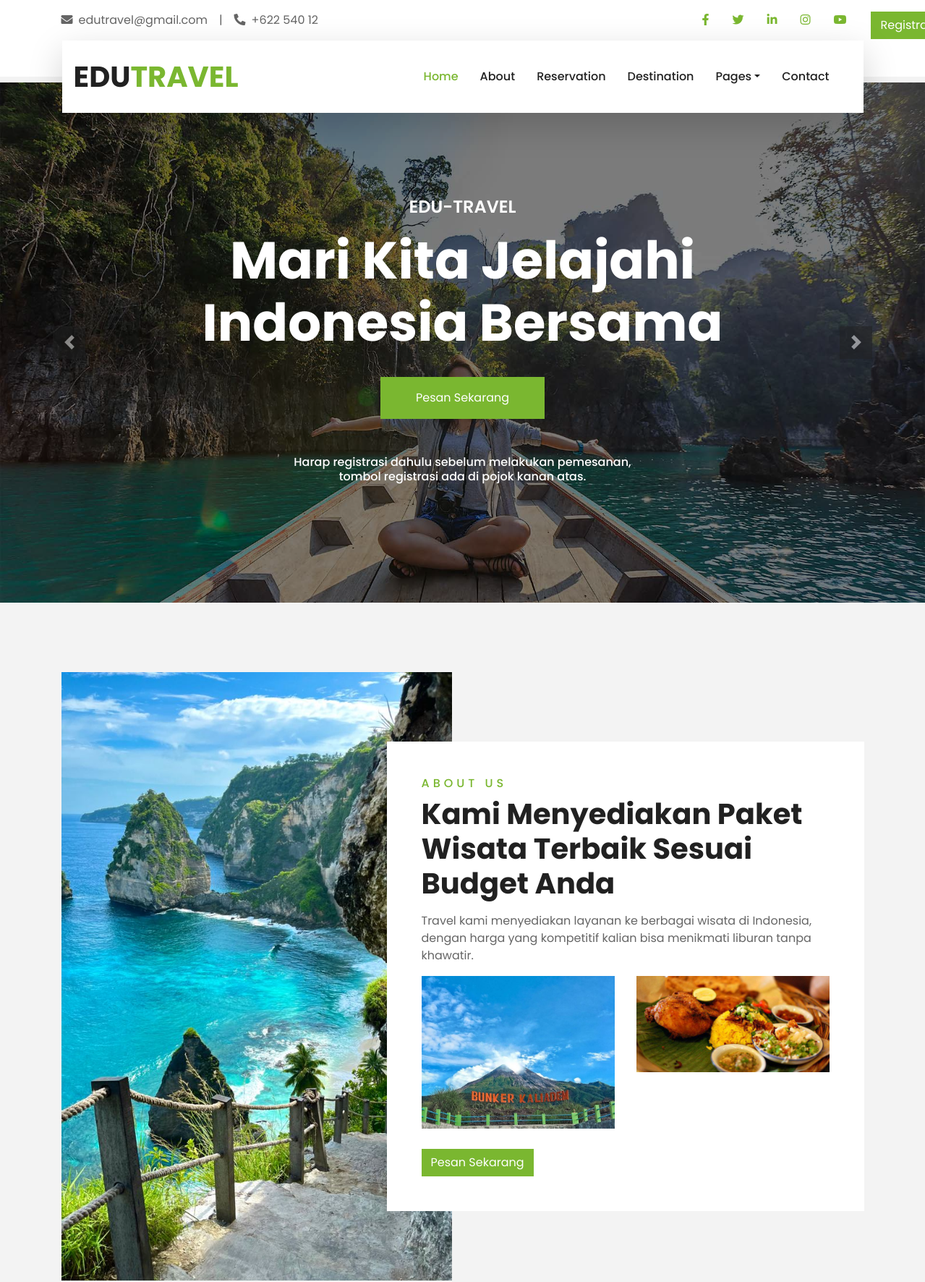
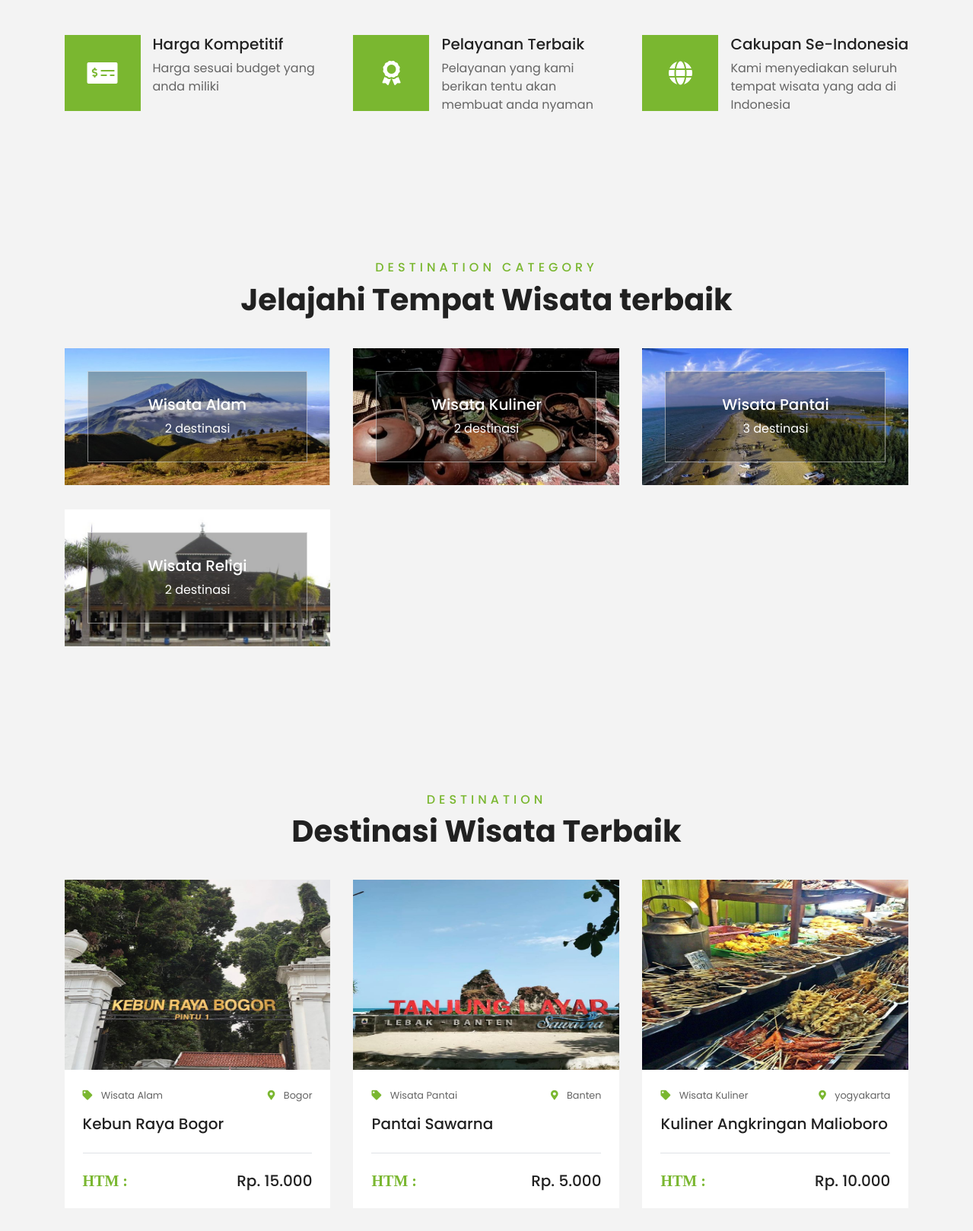
Page /travelling/main_page/index.php (upper part) on the committed database (2 pictures, top to bottom).
### tables this page shows
CREATE TABLE `destinasi` (
  `id_destinasi` int(11) NOT NULL,
  `nama_destinasi` varchar(100) NOT NULL,
  `gambar` text NOT NULL,
  `lokasi` varchar(250) NOT NULL,
  `harga` decimal(10,2) NOT NULL,
  `deskripsi` varchar(500) NOT NULL,
  `id_kategori` int(11) NOT NULL
);

CREATE TABLE `kategori` (
  `id_kategori` int(11) NOT NULL,
  `nama_kategori` varchar(100) NOT NULL,
  `gambar_kategori` text NOT NULL
);

### travelling/main_page/index.php (the view, shortened to what this page needs)
<!DOCTYPE html>
<html lang="en">
<head>
    <link href="https://cdnjs.cloudflare.com/ajax/libs/font-awesome/5.10.0/css/all.min.css" rel="stylesheet">
    <link href="lib/owlcarousel/assets/owl.carousel.min.css" rel="stylesheet">
    <link href="lib/tempusdominus/css/tempusdominus-bootstrap-4.min.css" rel="stylesheet" />
    <link href="css/style.css" rel="stylesheet">
</head>
<body>
    <div class="container-fluid bg-light d-none d-lg-block pt-3">
        <div class="container">
            <div class="row">
                <div class="col-lg-6 text-center text-lg-left mb-2 mb-lg-0">
                    <div class="d-inline-flex align-items-center">
                        <p><i class="fa fa-envelope mr-2"></i>edutravel@gmail.com</p>
                        <p class="text-body px-3">|</p>
                        <p><i class="fa fa-phone-alt mr-2"></i>+622 540 12</p>
                    </div>
                </div>
                <div class="col-lg-4 text-lg-right">
                    <div class="d-inline-flex" style="margin-left: 300px">
                        <a class="text-primary px-3" href="https://www.facebook.com">
                            <i class="fab fa-facebook-f"></i>
                        </a>
                        <a class="text-primary px-3" href="https://www.twitter.com">
                            <i class="fab fa-twitter"></i>
                        </a>
                        <a class="text-primary px-3" href="https://www.linkedin.com">
                            <i class="fab fa-linkedin-in"></i>
                        </a>
                        <a class="text-primary px-3" href="https://www.instagram.com">
                            <i class="fab fa-instagram"></i>
                        </a>
                        <a class="text-primary pl-3" href="https://www.youtube.com">
                            <i class="fab fa-youtube"></i>
                        </a>
                    </div>
                </div>
                <div class="col-2">
                    <div class="registrasi" style="margin-left: 170px">
                        <a href="registrasi.php" class="btn btn-primary">Registrasi</a>
                    </div>
                </div>
            </div>
        </div>
    </div>
    <div class="container-fluid position-relative nav-bar p-0">
        <div class="container-lg position-relative p-0 px-lg-3" style="z-index: 9;">
            <nav class="navbar navbar-expand-lg bg-light navbar-light shadow-lg">
                <a href="" class="navbar-brand">
                    <h1 class="m-0 text-primary"><span class="text-dark">EDU</span>TRAVEL</h1>
                </a>
                <div class="collapse navbar-collapse justify-content-between px-3" id="navbarCollapse">
                    <div class="navbar-nav ml-auto py-0">
                        <a href="index.php" class="nav-item nav-link active">Home</a>
                        <a href="about.php" class="nav-item nav-link">About</a>
                        <a href="reservation.php" class="nav-item nav-link">Reservation</a>
                        <a href="destination.php" class="nav-item nav-link">Destination</a>
                        <div class="nav-item dropdown">
                            <a href="#" class="nav-link dropdown-toggle" data-toggle="dropdown">Pages</a>
                        </div>
                        <a href="contact.php" class="nav-item nav-link">Contact</a>
                    </div>
                </div>
            </nav>
        </div>
    </div>
    <div class="container-fluid p-0">
        <div id="header-carousel" class="carousel slide" data-ride="carousel">
            <div class="carousel-inner">
                <div class="carousel-item active">
                    <img class="w-100" src="img/carousel-1.jpg" alt="Image">
                    <div class="carousel-caption d-flex flex-column align-items-center justify-content-center">
                        <div class="p-3" style="max-width: 900px;">
                            <h4 class="text-white text-uppercase mb-md-3">Edu-Travel</h4>
                            <h1 class="display-3 text-white mb-md-4">Mari Kita Jelajahi Indonesia Bersama</h1>
                            <a href="reservation.php" class="btn btn-primary py-md-3 px-md-5 mt-2">Pesan Sekarang</a>
                            <h6 style="color: white; margin-top: 50px;">Harap registrasi dahulu sebelum melakukan pemesanan,<br>tombol registrasi ada di pojok kanan atas.</h6>
                        </div>
                    </div>
                </div>
            </div>
            <a class="carousel-control-prev" href="#header-carousel" data-slide="prev">
                <div class="btn btn-dark" style="width: 45px; height: 45px;">
                    <span class="carousel-control-prev-icon mb-n2"></span>
                </div>
            </a>
            <a class="carousel-control-next" href="#header-carousel" data-slide="next">
                <div class="btn btn-dark" style="width: 45px; height: 45px;">
                    <span class="carousel-control-next-icon mb-n2"></span>
                </div>
            </a>
        </div>
    </div>
    <div class="container-fluid py-5">
        <div class="container pt-5">
            <div class="row">
                <div class="col-lg-6" style="min-height: 500px;">
                    <div class="position-relative h-100">
                        <img class="position-absolute w-100 h-100" src="img/dm.jpeg" style="object-fit: cover;">
                    </div>
                </div>
                <div class="col-lg-6 pt-5 pb-lg-5">
                    <div class="about-text bg-white p-4 p-lg-5 my-lg-5">
                        <h6 class="text-primary text-uppercase" style="letter-spacing: 5px;">About Us</h6>
                        <h1 class="mb-3">
                            Kami Menyediakan Paket Wisata Terbaik Sesuai Budget Anda</h1>
                        <p>Travel kami menyediakan layanan ke berbagai wisata di Indonesia, dengan harga yang kompetitif
                            kalian bisa menikmati liburan tanpa khawatir.</p>
                        <div class="row mb-4">
                            <div class="col-6">
                                <img class="img-fluid" src="img/mr.jpeg" alt="">
                            </div>
                            <div class="col-6">
                                <img class="img-fluid" src="img/klnr.jpeg" alt="">
                            </div>
                        </div>
                        <a href="reservation.php" class="btn btn-primary mt-1">Pesan Sekarang</a>
                    </div>
                </div>
            </div>
        </div>
    </div>
    <div class="container-fluid pb-5">
        <div class="container pb-5">
            <div class="row">
                <div class="col-md-4">
                    <div class="d-flex mb-4 mb-lg-0">
                        <div class="d-flex flex-shrink-0 align-items-center justify-content-center bg-primary mr-3"
                            style="height: 100px; width: 100px;">
                            <i class="fa fa-2x fa-money-check-alt text-white"></i>
                        </div>
                        <div class="d-flex flex-column">
                            <h5 class="">Harga Kompetitif</h5>
                            <p class="m-0">Harga sesuai budget yang anda miliki</p>
                        </div>
                    </div>
                </div>
                <div class="col-md-4">
                    <div class="d-flex mb-4 mb-lg-0">
                        <div class="d-flex flex-shrink-0 align-items-center justify-content-center bg-primary mr-3"
                            style="height: 100px; width: 100px;">
                            <i class="fa fa-2x fa-award text-white"></i>
                        </div>
                        <div class="d-flex flex-column">
                            <h5 class="">Pelayanan Terbaik</h5>
                            <p class="m-0">Pelayanan yang kami berikan tentu akan membuat anda nyaman</p>
                        </div>
                    </div>
                </div>
                <div class="col-md-4">
                    <div class="d-flex mb-4 mb-lg-0">
                        <div class="d-flex flex-shrink-0 align-items-center justify-content-center bg-primary mr-3"
                            style="height: 100px; width: 100px;">
                            <i class="fa fa-2x fa-globe text-white"></i>
                        </div>
                        <div class="d-flex flex-column">
                            <h5 class="">Cakupan Se-Indonesia</h5>
                            <p class="m-0">Kami menyediakan seluruh tempat wisata yang ada di Indonesia</p>
                        </div>
                    </div>
                </div>
            </div>
        </div>
    </div>
    <div class="container-fluid py-5">
        <div class="container pt-5 pb-3">
            <div class="text-center mb-3 pb-3">
                <h6 class="text-primary text-uppercase" style="letter-spacing: 5px;">Destination Category</h6>
                <h1>Jelajahi Tempat Wisata terbaik</h1>
            </div>
            <div class="row">
                <?php
                include '../koneksi.php';
                $query = mysqli_query($koneksi, "SELECT *, COUNT(d.id_kategori) as jumlah FROM `kategori` as k JOIN `destinasi` as d ON k.id_kategori=d.id_kategori where k.id_kategori=k.id_kategori GROUP BY d.id_kategori;");
                ?>
                <?php
                if (mysqli_num_rows($query) > 0) {
                    while ($data = mysqli_fetch_array($query)) {
                        ?>
                        <div class="col-lg-4 col-md-6 mb-4">
                            <div class="destination-item position-relative overflow-hidden mb-2">
                                <img class="img-fluid" src="<?php echo $data["gambar_kategori"] ?>"
                                    style="width:500px; height: 180px;">
                                <a class="destination-overlay text-white text-decoration-none"
                                    href="detail_kategori.php?id_kategori=<?php echo $data["id_kategori"] ?>">
                                    <h5 class="text-white"></i>
                                        <?php echo $data["nama_kategori"] ?>
                                    </h5>
                                    <span>
                                        <?php echo $data["jumlah"] ?> destinasi
                                    </span>
                                </a>
                            </div>
                        </div>
                    <?php } ?>
                <?php } ?>
            </div>
        </div>
    </div>
    <div class="container-fluid py-5">
        <div class="container pt-5 pb-3">
            <div class="text-center mb-3 pb-3">
                <h6 class="text-primary text-uppercase" style="letter-spacing: 5px;">Destination</h6>
                <h1>Destinasi Wisata Terbaik</h1>
            </div>
            <div class="row">
                <?php
                include '../koneksi.php';
                $query = mysqli_query($koneksi, "SELECT * FROM `destinasi` as d JOIN `kategori` as k ON d.id_kategori=k.id_kategori where id_destinasi=id_destinasi;");
                ?>
                <?php
                if (mysqli_num_rows($query) > 0) {
                    while ($data = mysqli_fetch_array($query)) {
                        ?>
                        <div class="col-lg-4 col-md-6 mb-4">
                            <div class="package-item bg-white mb-2">
                                <img class="img-fluid" src="<?php echo $data["gambar"] ?>" style="width:350px; height:250px;">
                                <div class="p-4">
                                    <div class="d-flex justify-content-between mb-3">
                                        <small class="m-0"><i class="fas fa-tag text-primary mr-2"></i>
                                            <?php echo $data["nama_kategori"] ?>
                                        </small>
                                        <small class="m-0"><i class="fa fa-map-marker-alt text-primary mr-2"></i>
                                            <?php echo $data["lokasi"] ?>
                                        </small>
                                    </div>
                                    <a class="h5 text-decoration-none"
                                        href="detail_destination.php?id_destinasi=<?php echo $data["id_destinasi"] ?>">
                                        <?php echo $data["nama_destinasi"] ?>
                                    </a>
                                    <div class="border-top mt-4 pt-4">
                                        <div class="d-flex justify-content-between">
                                            <h5 class="m-0"><i class="fas text-primary mr-2"> HTM :</i></h5>
                                            <h5 class="m-0">
                                                <?php echo "Rp. " . number_format($data["harga"], 0, ',', '.') ?>
                                            </h5>
                                        </div>
                                    </div>
                                </div>
                            </div>
                        </div>
                    <?php } ?>
                <?php } ?>
            </div>
        </div>
    </div>
</body>
</html>

### rows in the picture
destinasi: id_kategori.gambar_kategori (picture), id_kategori.nama_kategori "Wisata Alam", jumlah "2", gambar (picture), lokasi "Bogor", nama_destinasi "Kebun Raya Bogor", harga "15.000"
destinasi: id_kategori.gambar_kategori (picture), id_kategori.nama_kategori "Wisata Kuliner", jumlah "2", gambar (picture), lokasi "yogyakarta", nama_destinasi "Kuliner Angkringan Malioboro", harga "10.000"
destinasi: id_kategori.gambar_kategori (picture), id_kategori.nama_kategori "Wisata Pantai", jumlah "3", gambar (picture), lokasi "Banten", nama_destinasi "Pantai Sawarna", harga "5.000"
destinasi: id_kategori.gambar_kategori (picture), id_kategori.nama_kategori "Wisata Religi", jumlah "2"
